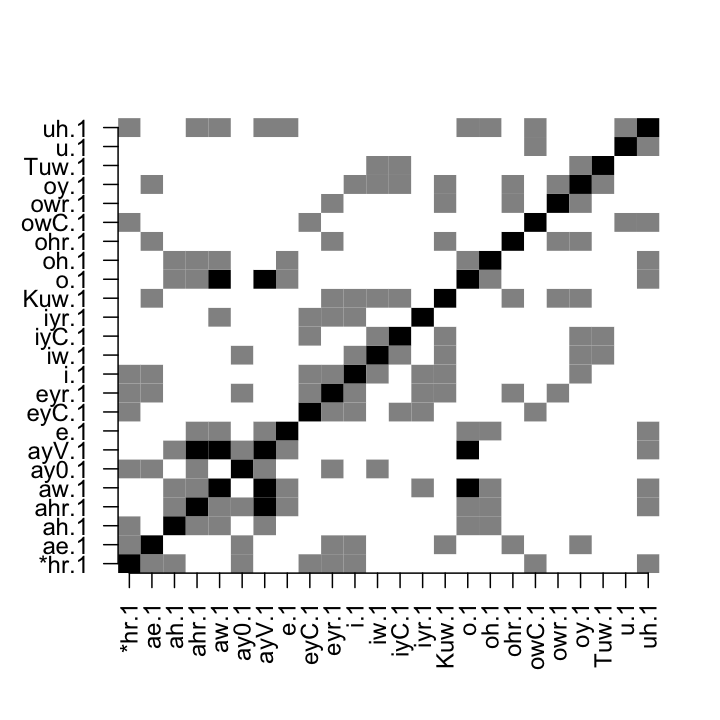

Write R code to recreate this figure.
INF1 <- read.delim("http://www.ling.upenn.edu/~joseff/rstudy/data/INF1.txt")
cor.INF1 <- cor(INF1, use = "pairwise.complete.obs")
image(	abs(cor.INF1),
	axes = F,
	col = grey((2:0)/2)
)
axis(	1,
	labels = colnames(INF1),
	at = seq(0,1,length = ncol(INF1)),
	las = 2
)
axis(	2,
	labels = colnames(INF1),
	at = seq(0,1,length = ncol(INF1)),
	las = 1
)
